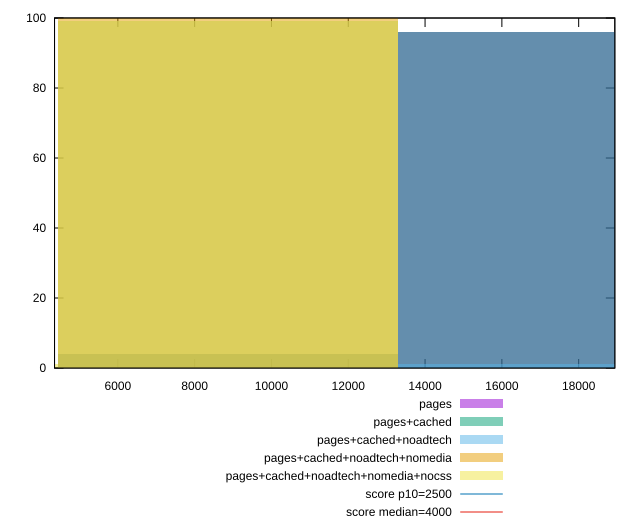

The script that saved this image:
reset

$pages <<EOF
8861.38344918545 4
17722.7668983709 96
EOF

$pagesCached <<EOF
8861.38344918545 4
17722.7668983709 96
EOF

$pagesCachedNoadtech <<EOF
8861.38344918545 99
17722.7668983709 1
EOF

$pagesCachedNoadtechNomedia <<EOF
8861.38344918545 100
EOF

$pagesCachedNoadtechNomediaNocss <<EOF
0 1
8861.38344918545 99
EOF

set key outside below
set boxwidth 8861.38344918545
set xrange [4351.2035:18941.2845]
set yrange [0:100]
set trange [0:100]
set style fill transparent solid 0.5 noborder

set parametric
set terminal svg size 640, 530 enhanced background rgb 'white'
set output "report_00015_2021-02-09T16-11-33.973Z/largest-contentful-paint/comparison/histogram/all_raw.svg"

plot $pages title "pages" with boxes, \
     $pagesCached title "pages+cached" with boxes, \
     $pagesCachedNoadtech title "pages+cached+noadtech" with boxes, \
     $pagesCachedNoadtechNomedia title "pages+cached+noadtech+nomedia" with boxes, \
     $pagesCachedNoadtechNomediaNocss title "pages+cached+noadtech+nomedia+nocss" with boxes, \
     2500,t title "score p10=2500", \
     4000,t title "score median=4000"

reset
